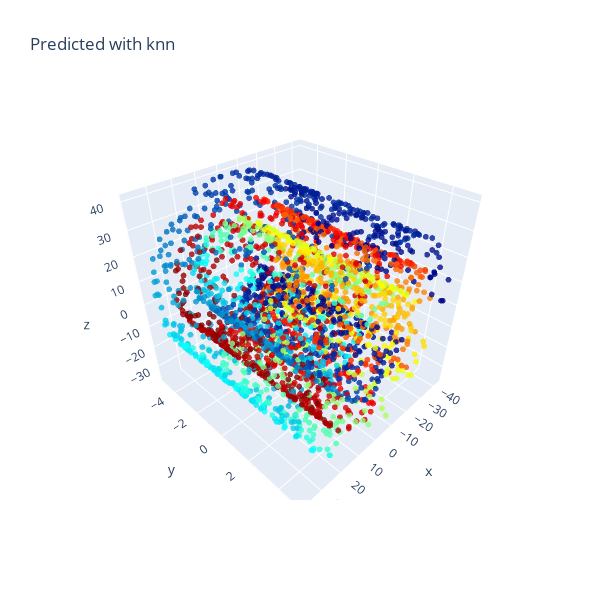
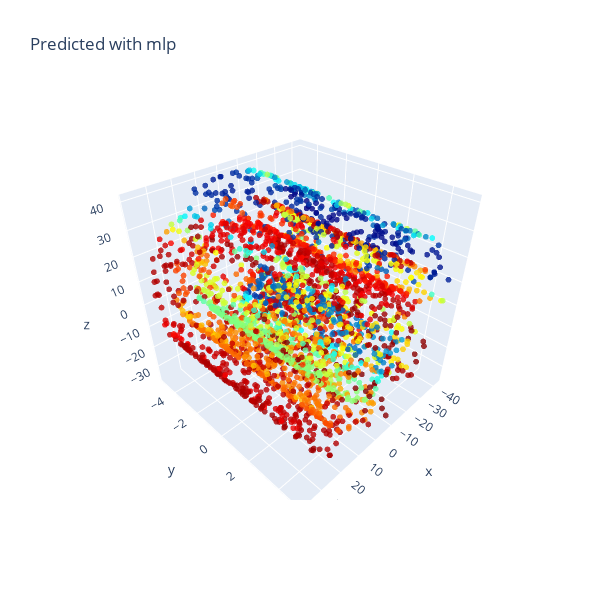
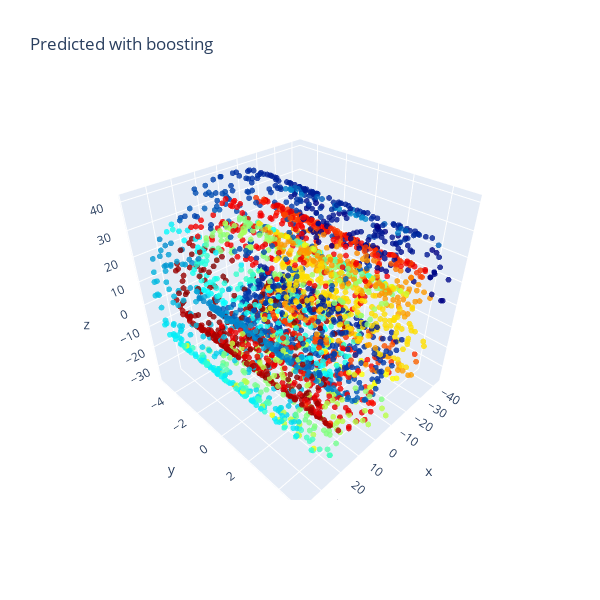
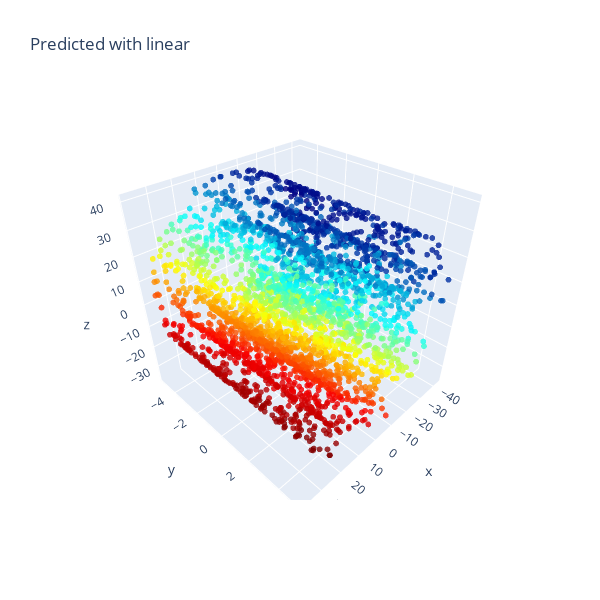

The code cell stored with these charts, in order, in its notebook:
### Code cell
for name, color_pred in zip(regressor_names, color_preds):
    fig = scatterplot3d(X, color_pred, marker_size=2, title=f'Predicted with {name}')

### Figure 1 — Plotly figure (JSON) as saved in the notebook; plotly's stock layout.template omitted (floating-point values rounded to 4 significant figures; data arrays with more than 128 entries replaced by an {"elided": "..."} marker saying what was removed)
{"data": [{"marker": {"color": {"elided": "3000 float values"}, "colorscale": [[0, "rgb(0,0,131)"], [0.2, "rgb(0,60,170)"], [0.4, "rgb(5,255,255)"], [0.6, "rgb(255,255,0)"], [0.8, "rgb(250,0,0)"], [1, "rgb(128,0,0)"]], "line": {"width": 0}, "opacity": 0.8, "size": 2}, "mode": "markers", "text": {"elided": "3000 str values"}, "type": "scatter3d", "x": {"elided": "3000 float values"}, "y": {"elided": "3000 float values"}, "z": {"elided": "3000 float values"}}], "layout": {"autosize": false, "height": 600, "margin": {"b": 100, "l": 50, "pad": 4, "r": 50, "t": 100}, "title": {"text": "Predicted with knn"}, "width": 600}}

### Figure 2 — Plotly figure (JSON) as saved in the notebook; plotly's stock layout.template omitted (floating-point values rounded to 4 significant figures; data arrays with more than 128 entries replaced by an {"elided": "..."} marker saying what was removed)
{"data": [{"marker": {"color": {"elided": "3000 float values"}, "colorscale": [[0, "rgb(0,0,131)"], [0.2, "rgb(0,60,170)"], [0.4, "rgb(5,255,255)"], [0.6, "rgb(255,255,0)"], [0.8, "rgb(250,0,0)"], [1, "rgb(128,0,0)"]], "line": {"width": 0}, "opacity": 0.8, "size": 2}, "mode": "markers", "text": {"elided": "3000 str values"}, "type": "scatter3d", "x": {"elided": "3000 float values"}, "y": {"elided": "3000 float values"}, "z": {"elided": "3000 float values"}}], "layout": {"autosize": false, "height": 600, "margin": {"b": 100, "l": 50, "pad": 4, "r": 50, "t": 100}, "title": {"text": "Predicted with mlp"}, "width": 600}}

### Figure 3 — Plotly figure (JSON) as saved in the notebook; plotly's stock layout.template omitted (floating-point values rounded to 4 significant figures; data arrays with more than 128 entries replaced by an {"elided": "..."} marker saying what was removed)
{"data": [{"marker": {"color": {"elided": "3000 float values"}, "colorscale": [[0, "rgb(0,0,131)"], [0.2, "rgb(0,60,170)"], [0.4, "rgb(5,255,255)"], [0.6, "rgb(255,255,0)"], [0.8, "rgb(250,0,0)"], [1, "rgb(128,0,0)"]], "line": {"width": 0}, "opacity": 0.8, "size": 2}, "mode": "markers", "text": {"elided": "3000 str values"}, "type": "scatter3d", "x": {"elided": "3000 float values"}, "y": {"elided": "3000 float values"}, "z": {"elided": "3000 float values"}}], "layout": {"autosize": false, "height": 600, "margin": {"b": 100, "l": 50, "pad": 4, "r": 50, "t": 100}, "title": {"text": "Predicted with boosting"}, "width": 600}}

### Figure 4 — Plotly figure (JSON) as saved in the notebook; plotly's stock layout.template omitted (floating-point values rounded to 4 significant figures; data arrays with more than 128 entries replaced by an {"elided": "..."} marker saying what was removed)
{"data": [{"marker": {"color": {"elided": "3000 float values"}, "colorscale": [[0, "rgb(0,0,131)"], [0.2, "rgb(0,60,170)"], [0.4, "rgb(5,255,255)"], [0.6, "rgb(255,255,0)"], [0.8, "rgb(250,0,0)"], [1, "rgb(128,0,0)"]], "line": {"width": 0}, "opacity": 0.8, "size": 2}, "mode": "markers", "text": {"elided": "3000 str values"}, "type": "scatter3d", "x": {"elided": "3000 float values"}, "y": {"elided": "3000 float values"}, "z": {"elided": "3000 float values"}}], "layout": {"autosize": false, "height": 600, "margin": {"b": 100, "l": 50, "pad": 4, "r": 50, "t": 100}, "title": {"text": "Predicted with linear"}, "width": 600}}
